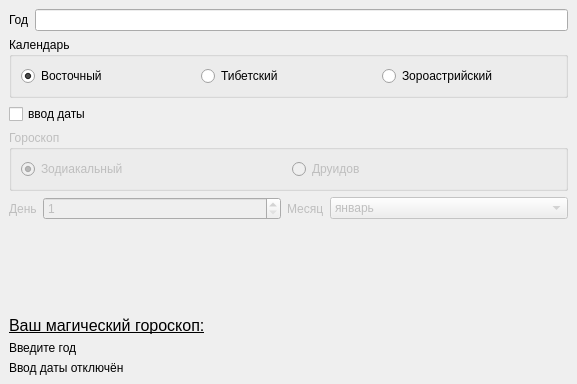
<?xml version="1.0" encoding="UTF-8"?>
<ui version="4.0">
 <class>MainWindow</class>
 <widget class="QMainWindow" name="MainWindow">
  <property name="geometry">
   <rect>
    <x>0</x>
    <y>0</y>
    <width>577</width>
    <height>384</height>
   </rect>
  </property>
  <property name="windowTitle">
   <string>Календари и гороскопы</string>
  </property>
  <widget class="QWidget" name="centralwidget">
   <layout class="QVBoxLayout" name="verticalLayout">
    <item>
     <layout class="QHBoxLayout" name="horizontalLayout_2">
      <item>
       <widget class="QLabel" name="label">
        <property name="text">
         <string>Год</string>
        </property>
       </widget>
      </item>
      <item>
       <widget class="QLineEdit" name="le_year">
        <property name="text">
         <string/>
        </property>
       </widget>
      </item>
     </layout>
    </item>
    <item>
     <widget class="QGroupBox" name="gb_calendar">
      <property name="title">
       <string>Календарь</string>
      </property>
      <layout class="QHBoxLayout" name="horizontalLayout_3">
       <item>
        <widget class="QRadioButton" name="rb_eastern">
         <property name="text">
          <string>Восточный</string>
         </property>
         <property name="checked">
          <bool>true</bool>
         </property>
        </widget>
       </item>
       <item>
        <widget class="QRadioButton" name="rb_tibetan">
         <property name="text">
          <string>Тибетский</string>
         </property>
        </widget>
       </item>
       <item>
        <widget class="QRadioButton" name="rb_zoroastrian">
         <property name="text">
          <string>Зороастрийский</string>
         </property>
        </widget>
       </item>
      </layout>
     </widget>
    </item>
    <item>
     <widget class="QCheckBox" name="cb_is_date">
      <property name="text">
       <string>ввод даты</string>
      </property>
      <property name="checkable">
       <bool>true</bool>
      </property>
      <property name="checked">
       <bool>false</bool>
      </property>
     </widget>
    </item>
    <item>
     <widget class="QWidget" name="wd_horoscope" native="true">
      <property name="enabled">
       <bool>false</bool>
      </property>
      <layout class="QVBoxLayout" name="verticalLayout_2">
       <property name="leftMargin">
        <number>0</number>
       </property>
       <property name="topMargin">
        <number>0</number>
       </property>
       <property name="rightMargin">
        <number>0</number>
       </property>
       <property name="bottomMargin">
        <number>0</number>
       </property>
       <item>
        <widget class="QGroupBox" name="gb_horoscope">
         <property name="enabled">
          <bool>false</bool>
         </property>
         <property name="title">
          <string>Гороскоп</string>
         </property>
         <layout class="QHBoxLayout" name="horizontalLayout_4">
          <item>
           <widget class="QRadioButton" name="rb_zodiac">
            <property name="text">
             <string>Зодиакальный</string>
            </property>
            <property name="checked">
             <bool>true</bool>
            </property>
           </widget>
          </item>
          <item>
           <widget class="QRadioButton" name="rb_druid">
            <property name="text">
             <string>Друидов</string>
            </property>
            <property name="checked">
             <bool>false</bool>
            </property>
           </widget>
          </item>
         </layout>
        </widget>
       </item>
       <item>
        <layout class="QHBoxLayout" name="horizontalLayout">
         <item>
          <widget class="QLabel" name="label_2">
           <property name="sizePolicy">
            <sizepolicy hsizetype="Fixed" vsizetype="Preferred">
             <horstretch>0</horstretch>
             <verstretch>0</verstretch>
            </sizepolicy>
           </property>
           <property name="text">
            <string>День</string>
           </property>
          </widget>
         </item>
         <item>
          <widget class="QSpinBox" name="sb_day">
           <property name="minimum">
            <number>1</number>
           </property>
           <property name="maximum">
            <number>31</number>
           </property>
          </widget>
         </item>
         <item>
          <widget class="QLabel" name="label_3">
           <property name="sizePolicy">
            <sizepolicy hsizetype="Fixed" vsizetype="Preferred">
             <horstretch>0</horstretch>
             <verstretch>0</verstretch>
            </sizepolicy>
           </property>
           <property name="text">
            <string>Месяц</string>
           </property>
          </widget>
         </item>
         <item>
          <widget class="QComboBox" name="cb_month">
           <item>
            <property name="text">
             <string>январь</string>
            </property>
           </item>
           <item>
            <property name="text">
             <string>февраль</string>
            </property>
           </item>
           <item>
            <property name="text">
             <string>март</string>
            </property>
           </item>
           <item>
            <property name="text">
             <string>апрель</string>
            </property>
           </item>
           <item>
            <property name="text">
             <string>май</string>
            </property>
           </item>
           <item>
            <property name="text">
             <string>июнь</string>
            </property>
           </item>
           <item>
            <property name="text">
             <string>июль</string>
            </property>
           </item>
           <item>
            <property name="text">
             <string>август</string>
            </property>
           </item>
           <item>
            <property name="text">
             <string>сентябрь</string>
            </property>
           </item>
           <item>
            <property name="text">
             <string>октябрь</string>
            </property>
           </item>
           <item>
            <property name="text">
             <string>ноябрь</string>
            </property>
           </item>
           <item>
            <property name="text">
             <string>декабрь</string>
            </property>
           </item>
          </widget>
         </item>
        </layout>
       </item>
      </layout>
     </widget>
    </item>
    <item>
     <spacer name="verticalSpacer">
      <property name="orientation">
       <enum>Qt::Orientation::Vertical</enum>
      </property>
      <property name="sizeHint" stdset="0">
       <size>
        <width>20</width>
        <height>40</height>
       </size>
      </property>
     </spacer>
    </item>
    <item>
     <widget class="QLabel" name="label_4">
      <property name="font">
       <font>
        <pointsize>12</pointsize>
        <underline>true</underline>
       </font>
      </property>
      <property name="text">
       <string>Ваш магический гороскоп:</string>
      </property>
     </widget>
    </item>
    <item>
     <widget class="QLabel" name="lbl_calendar">
      <property name="text">
       <string>Введите год</string>
      </property>
     </widget>
    </item>
    <item>
     <widget class="QLabel" name="lbl_horoscope">
      <property name="text">
       <string>Ввод даты отключён</string>
      </property>
     </widget>
    </item>
   </layout>
  </widget>
 </widget>
 <resources/>
 <connections/>
</ui>
